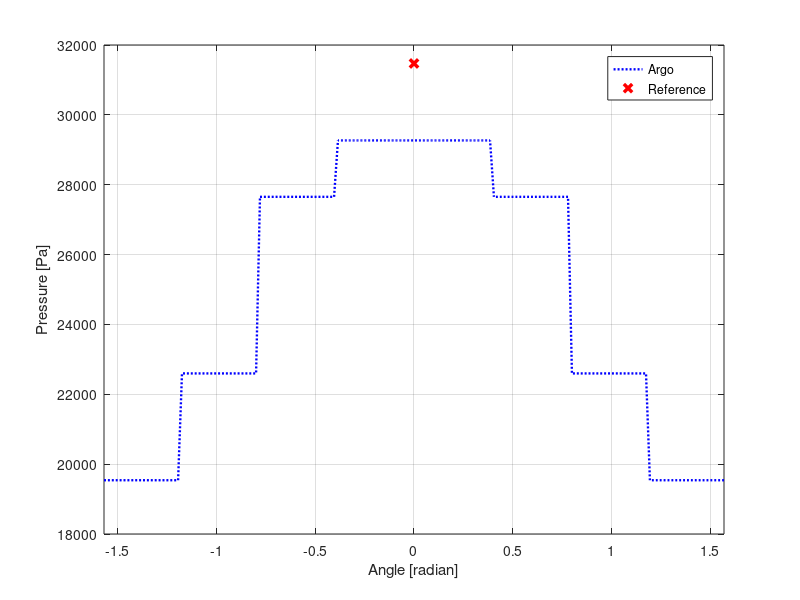

The MATLAB script that drew this image:
%Matlab script
%_________________________________________
% Plot the Density at the wall
% D=importdata('TestHeatFlux_Wall.dat');
% x_d = D.data(:,1);
% angle = linspace(-pi/2,pi/2,length(x_d));
% qx = D.data(:,4);
% qy = D.data(:,5);
% 
% 
% q =sqrt( qx.*qx + qy.*qy);
% figure(1)
% %subplot(2,2,1)
% plot(angle,q,'b:','LineWidth',1.7)
% grid on
% grid minor
% ylabel('Heat Flux [W/m^2]')
% xlabel('Angle [radian]')
% xlim([-pi/2 pi/2])

% %_________________________________________
% % Plot the Velocity at the wall
% D=importdata('Velocity_Wall.dat');
% x_v = D.data(:,1);
% angle = linspace(-pi/2,pi/2,length(x_v));
% V = D.data(:,4);
% 
% subplot(2,2,2)
% plot(angle,abs(V),'b:','LineWidth',1.7)
% grid on
% grid minor
% ylabel('Absolute Velocity [m/s]')
% xlabel('Angle [radian]')
% xlim([-pi/2 pi/2])
% %_________________________________________
% Plot the Pressure at the wall
clf
figure(1)
P=importdata('Pressure_Wall.dat');
x_p = P.data(:,1);
angle = linspace(-pi/2,pi/2,length(x_p));
p = P.data(:,4);

plot(angle,p,'b:','LineWidth',1.7)
hold on 
plot(0,31472,'xr','LineWidth',2.5)
grid on
ylabel('Pressure [Pa]')
xlabel('Angle [radian]')
xlim([-pi/2 pi/2])
legend('Argo','Reference')
% %_________________________________________
% % Plot the Temperature at the wall
% D=importdata('Temperature_Wall.dat');
% x_T = D.data(:,1);
% angle = linspace(-pi/2,pi/2,length(x_T));
% T = D.data(:,4);
% 
% subplot(2,2,4)
% plot(angle,T,'b:','LineWidth',1.7)
% grid on
% grid minor
% ylabel('Temperature [K]')
% xlabel('Angle [radian]')
% xlim([-pi/2 pi/2])
% 
% 
% 
% %%%%%%%%%%%%%%%%%%%%%%%%%%%%%%%%%%%%%%%%%%
% % R E S I D U A L 
% 
% R=importdata('residual.dat'); %iteration/ wall time/ residual norm / cfl
% x_r = R.data(:,1);
% r = R.data(:,3);
% cfl = R.data(:,4);
% 
% fig = figure(2);
% left_color = [0 0 0];
% right_color = [0 0 0];
% set(fig,'defaultAxesColorOrder',[left_color; right_color]);
% 
% 
% yyaxis left
% semilogy(x_r,r,'b-','LineWidth',1.5)
% 
% %ylim([0 10^(10)]) 
% ylabel('Residual Norm L_2 (log_1_0 scale) ')
% xlabel('Iteration')
% 
% yyaxis right
% semilogy(x_r, cfl,'r--','LineWidth',1.7)
% %ylim([0 10^(5)])
% ylabel('CFL')
% grid on
% grid minor
% legend('Norm L² residual','CFL')

